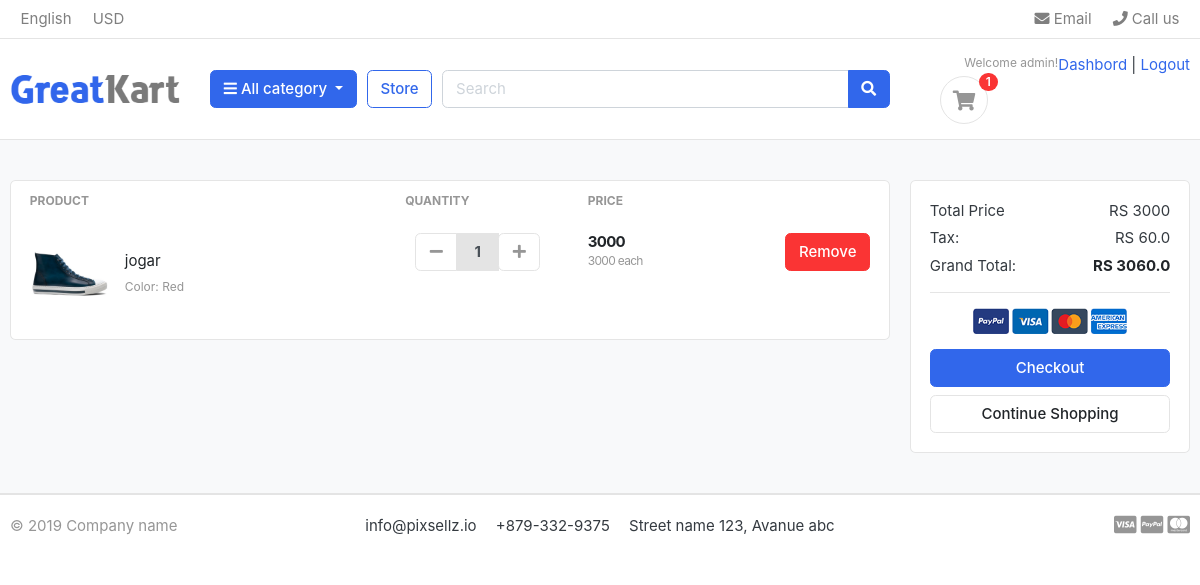
Screenshot of /cart/ (signed in) with the database file from the repository.
### accounts/models.py (models this page shows, shortened)
class Account(AbstractBaseUser):
    email = models.EmailField(unique=True)
    first_name = models.CharField(max_length=50)
    last_name = models.CharField(max_length=50)
    username = models.CharField(max_length=50, unique= True)
    Phone_Number = models.CharField(max_length=50)
    date_joined = models.DateTimeField(auto_now_add= True)
    last_login = models.DateTimeField(auto_now_add= True)
    is_admin = models.BooleanField(default=False)
    is_staff = models.BooleanField(default=False)
    is_active = models.BooleanField(default=False)
    is_superadmin = models.BooleanField(default=False)
    USERNAME_FIELD = 'email'
    REQUIRED_FIELDS = ['first_name', 'last_name', 'username']
    objects = MyAccountManager()

### carts/models.py (models this page shows, shortened)
class CartItem(models.Model):
    user = models.ForeignKey(Account, on_delete=models.CASCADE, null=True)
    product = models.ForeignKey(Product, on_delete=models.CASCADE)
    variations = models.ManyToManyField(Variation, blank= True)
    cart = models.ForeignKey(Cart, on_delete=models.CASCADE, null=True)
    quantity = models.IntegerField()
    is_active = models.BooleanField(default= True)
    def sub_total(self):
        return self.product.price * self.quantity  # this method calculates the subtotal of each product in the cart item.

### store/models.py (models this page shows, shortened)
class Product(models.Model):
    product_name = models.CharField(max_length=200, unique= True)
    slug = models.SlugField(max_length=200, unique=True)
    description = models.TextField(max_length=1000, blank=True)
    price = models.IntegerField()
    images = models.ImageField(upload_to = 'photos/products')
    stock = models.IntegerField()
    is_available = models.BooleanField(default= True)
    category = models.ForeignKey(Category, on_delete=models.CASCADE)
    created_date = models.DateTimeField(auto_now_add=True)
    modified_date = models.DateTimeField(auto_now=True)
    def get_url(self):
        return reverse('product_detail', args=[self.category.slug, self.slug])

class Variation(models.Model):
    product = models.ForeignKey(Product, on_delete=models.CASCADE)
    variation_category = models.CharField(max_length=100, choices=variation_category_choices)
    variation_value = models.CharField(max_length=100)
    is_active = models.BooleanField(default=True)
    created_date = models.DateTimeField(auto_now=True)
    objects = VariationManager()

### carts/views.py (the view)
# urls.py: path('cart/',include('carts.urls')),
def cart(request, total = 0, quantity = 0, cart_item = None):
    try:
        tax = 0
        grand_total = 0
        if request.user.is_authenticated:
            cart_items = CartItem.objects.filter(user = request.user, is_active=True)
        else:
            cart = Cart.objects.get(cart_id=_cart_id(request))
            cart_items = CartItem.objects.filter(cart=cart, is_active=True)
        for cart_item in cart_items:
            total += (cart_item.product.price * cart_item.quantity)
            quantity += cart_item.quantity
        tax = (2 * total) / 100
        grand_total = total + tax
    except ObjectDoesNotExist:
        pass
    context = {
        'total': total,
        'quantity': quantity,
        'cart_items': cart_items,
        'tax': tax,
        'grand_total': grand_total,
    }
    return render(request, 'store/cart.html', context)

### carts/context_processors.py (called while the page is built)
def counter(request):
    cart_count = 0
    if 'admin' in request.path:
        return {}
    else:
        try:
            cart = Cart.objects.filter(cart_id=_cart_id(request))
            if request.user.is_authenticated:
                cart_items = CartItem.objects.all().filter(user=request.user)
            else:
                cart_items = CartItem.objects.all().filter(cart = cart[:1])
            for cart_item in cart_items:
                cart_count += cart_item.quantity
        except CartItem.DoesNotExist:
            cart_count = 0
    return dict(cart_count = cart_count)

### carts/views.py (called while the page is built)
def _cart_id(request):
    cart = request.session.session_key
    if not cart:
        cart = request.session.create()
    return cart

### category/context_processors.py (called while the page is built)
def menu_links(request):
    links = Category.objects.all()
    return dict(link = links)

### templates/store/cart.html (shortened to what this page needs)
{% extends 'base.html'%}
{% load static %}
{% block content%}
<section class="section-content padding-y bg">
    <div class="container">
    {% if not cart_items%}
        <h2 class = "text-center">Your Shopping Cart is Empity</h2>
        <br>
        <div class = "text-center">
            <a href="{% url 'store' %}" class="btn btn-primary">Start Shopping Now</a>
        </div>
    {% else %}
    <div class="row">
        <aside class="col-lg-9">
    <div class="card">
    <table class="table table-borderless table-shopping-cart">
    <thead class="text-muted">
    <tr class="small text-uppercase">
      <th scope="col">Product</th>
      <th scope="col" width="120">Quantity</th>
      <th scope="col" width="120">Price</th>
      <th scope="col" class="text-right" width="200"> </th>
    </tr>
    </thead>
    <tbody>
    {%for cart_item in cart_items %}
    <tr>
        <td>
            <figure class="itemside align-items-center">
                <div class="aside"><img src="{{cart_item.product.images.url}}" class="img-sm"></div>
                <figcaption class="info">
                    <a href="{{ cart_item.product.get_url }}" class="title text-dark">{{cart_item.product.product_name}}</a>
                    <p class="text-muted small">
                        {% if cart_item.variations.all %}
                            {% for item in cart_item.variations.all %}
                                {{ item.variation_category|capfirst }}: {{ item.variation_value|capfirst }} <br>
                            {% endfor %}
                        {% else %}
                            No variations available.
                        {% endif %}
                    </p>
                </figcaption>
            </figure>
        </td>
        <td>
                        <div class="col">
                            <div class="input-group input-spinner">
                                <div class="input-group-prepend">
                                    <a href="{% url 'remove_cart' cart_item.product.id cart_item.id %}" class="btn btn-light" id="button-minus" role="button">
                                        <i class="fa fa-minus"></i>
                                    </a>
                                </div>
                                <input type="text" class="form-control" value="{{ cart_item.quantity }}" readonly>
                                <div class="input-group-append">
                                    <form action="{% url 'add_cart' cart_item.product.id %}" method="POST">
                                        <button class="btn btn-light" type="submit" id="button-plus">
                                            <i class="fa fa-plus"></i>
                                        </button>
                                    </form>
                                </div>
                            </div>
                        </div>
        </td>
        <td>
            <div class="price-wrap">
                <var class="price">{{cart_item.sub_total}}</var>
                <small class="text-muted"> {{ cart_item.product.price}} each </small>
            </div>
        </td>
        <td class="text-right">
            <a href="{% url 'remove_cart_item' cart_item.product.id cart_item.id %}" onclick="return confirm('Are you sure you want to delete this item?')" class="btn btn-danger">Remove</a>
        </td>
    </tr>
   {% endfor %}
    </tbody>
    </table>
    </div>
        </aside>
        <aside class="col-lg-3">
            <div class="card">
            <div class="card-body">
                <dl class="dlist-align">
                  <dt>Total Price</dt>
                  <dd class="text-right"> RS {{total}}</dd>
                </dl>
                <dl class="dlist-align">
                  <dt>Tax:</dt>
                  <dd class="text-right"> RS {{tax}}</dd>
                </dl>
                <dl class="dlist-align">
                  <dt>Grand Total:</dt>
                  <dd class="text-right text-dark b"><strong>RS {{grand_total}}</strong></dd>
                </dl>
                <hr>
                <p class="text-center mb-3">
                    <img src="{%static './images/misc/payments.png'%}" height="26">
                </p>
                <a href="{% url 'checkout' %}" class="btn btn-primary btn-block"> Checkout </a>
                <a href="{% url 'store'%}" class="btn btn-light btn-block">Continue Shopping</a>
            </div>
            </div>
    </aside>
    </div>
    {% endif %}
    </div>
    </section>
{% endblock %}

### templates/includes/navbar.html (shortened to what this page needs)
{%load static%}
<header class="section-header">
    <nav class="navbar p-md-0 navbar-expand-sm navbar-light border-bottom">
    <div class="container">
      <div class="collapse navbar-collapse" id="navbarTop4">
        <ul class="navbar-nav mr-auto">
            <li class="nav-item dropdown">
                 <a href="#" class="nav-link">   English </a>
            </li>
            <li class="nav-item dropdown">
                <a href="#" class="nav-link"> USD </a>
            </li>
        </ul>
        <ul class="navbar-nav">
            <li><a href="#" class="nav-link"> <i class="fa fa-envelope"></i> Email </a></li>
            <li><a href="#" class="nav-link"> <i class="fa fa-phone"></i> Call us </a></li>
        </ul>
      </div>
    </div>
    </nav>
    <section class="header-main border-bottom">
        <div class="container">
    <div class="row align-items-center">
        <div class="col-lg-2 col-md-3 col-6">
            <a href="{% url 'home'%}" class="brand-wrap">
                <img class="logo" src="{%static './images/logo.png'%}">
            </a>
        </div>
        <div class="col-lg col-sm col-md col-6 flex-grow-0">
            <div class="category-wrap dropdown d-inline-block float-right">
                <button type="button" class="btn btn-primary dropdown-toggle" data-toggle="dropdown">
                    <i class="fa fa-bars"></i> All category
                </button>
            </div>
        </div>
        <a href="{% url 'store'%}" class="btn btn-outline-primary">Store</a>
        <div class="col-lg  col-md-6 col-sm-12 col">
            <form action="{% url 'search'%}" class="search" method="GET">
                <div class="input-group w-100">
                    <input type="text" class="form-control" style="width:60%;" placeholder="Search" name="keyword">
                    <div class="input-group-append">
                      <button class="btn btn-primary" type="submit">
                        <i class="fa fa-search"></i>
                      </button>
                    </div>
                </div>
            </form>
        </div>
        <div class="col-lg-3 col-sm-6 col-8 order-2 order-lg-3">
                    <div class="d-flex justify-content-end mb-3 mb-lg-0">
                        {% if user.id is None %}
                        <div class="widget-header">
                            <small class="title text-muted">Welcome guest!</small>
                            <div>
                                <a href="{% url 'login' %}">Sign in</a> <span class="dark-transp"> | </span>
                                <a href="{% url 'register' %}"> Register</a>
                            </div>
                        </div>
                        {% else %}
                            <small class="title text-muted">Welcome {{user.first_name}}!</small>
                            <div>
                                <a href="{% url 'dashboard' %}">Dashbord</a> <span class="dark-transp"> | </span>
                                <a href="{% url 'logout' %}"> Logout </a>
                            </div>
                        </div>
                        {% endif %}
                        <a href="{% url 'cart' %}" class="widget-header pl-3 ml-3">
                            <div class="icon icon-sm rounded-circle border"><i class="fa fa-shopping-cart"></i></div>
                            <span class="badge badge-pill badge-danger notify">{{cart_count}}</span>
                        </a>
                    </div>
                </div>
    </div>
    </section>
    </header>

### static/css/ui.css (style rules this page uses)
html { font-family: "Inter", sans-serif; font-size: 15px; }
.price-wrap { letter-spacing: -0.7px; }
.icon-xs, .icon-sm, .icon-md, .icon-lg { display: inline-block; text-align: center; flex-shrink: 0; flex-grow: 0; }
.icon-sm { width: 48px; height: 48px; line-height: 48px !important; font-size: 20px; }
.img-xs, .img-sm, .img-md, .img-lg { -o-object-fit: cover; object-fit: cover; flex-shrink: 0; flex-grow: 0; }
.img-sm { width: 80px; height: 80px; }
.padding-y { padding-top: 40px; padding-bottom: 40px; }
var { font-style: normal; }
figure { margin-bottom: 0; }
.bg { background-color: #f8f9fa; }
.b { font-weight: 600; }
p:last-child { margin-bottom: 0; }
.header-main { position: relative; padding-top: 1rem; padding-bottom: 1rem; }
.brand-wrap .logo, .navbar-brand .logo { margin-right: 7px; max-height: 42px; display: inline-block; }
.widget-header { display: inline-block; vertical-align: middle; position: relative; }
.widget-header i { color: #969696; }
.widget-header .notify { position: absolute; top: -3px; right: -10px; }
.btn-light { background-color: #fff; border-color: #e4e4e4; }
.btn-light i { color: #969696; }
.itemside { position: relative; display: flex; width: 100%; }
.itemside .aside { position: relative; flex-shrink: 0; }
.itemside .info { padding-left: 15px; padding-right: 7px; }
.itemside p { margin-bottom: 0; }
.itemside .title { display: block; margin-bottom: 5px; color: #212529; }
[class*=dlist-] { margin-bottom: 5px; }
[class*=dlist-] dd { margin-bottom: 0; }
.dlist-align { display: flex; }
.dlist-align dt { width: 150px; word-wrap: break-word; font-weight: normal; }
.dlist-align dd { flex-grow: 1; }
.notify { position: absolute; top: -4px; right: -10px; display: inline-block; padding: 0.25em 0.6em; font-size: 12px; line-height: 1; text-align: center; border-radius: 3rem; color: #fff; background-color: #fa3434; }
.price { font-weight: 600; color: #212529; }
.input-spinner { width: 125px; flex-wrap: nowrap; display: inline-flex; vertical-align: middle; }
.input-spinner input.form-control { text-align: center; max-width: 46px; font-weight: bold; flex-basis: 46px; border-color: #e4e4e4; flex-grow: 0; }
.input-spinner .btn { width: 42px; text-align: center; padding-left: 0.5rem; padding-right: 0.5rem; }
.table-shopping-cart.table td, .table-shopping-cart.table th { padding-left: 1.25rem; padding-right: 1.25rem; }
.table-shopping-cart .price-wrap { line-height: 1.2; }
.table-shopping-cart .price { font-weight: bold; margin-right: 5px; display: block; }

### rows the page displays
Account: first_name "admin"
CartItem: product.images (picture), product.product_name "jogar", quantity "1", sub_total "3000", product.price "3000"
Variation: variation_category "Color", variation_value "Red"

### other values shown
{{ cart_count }} "1"
{{ total }} "3000"
{{ tax }} "60.0"
{{ grand_total }} "3060.0"
